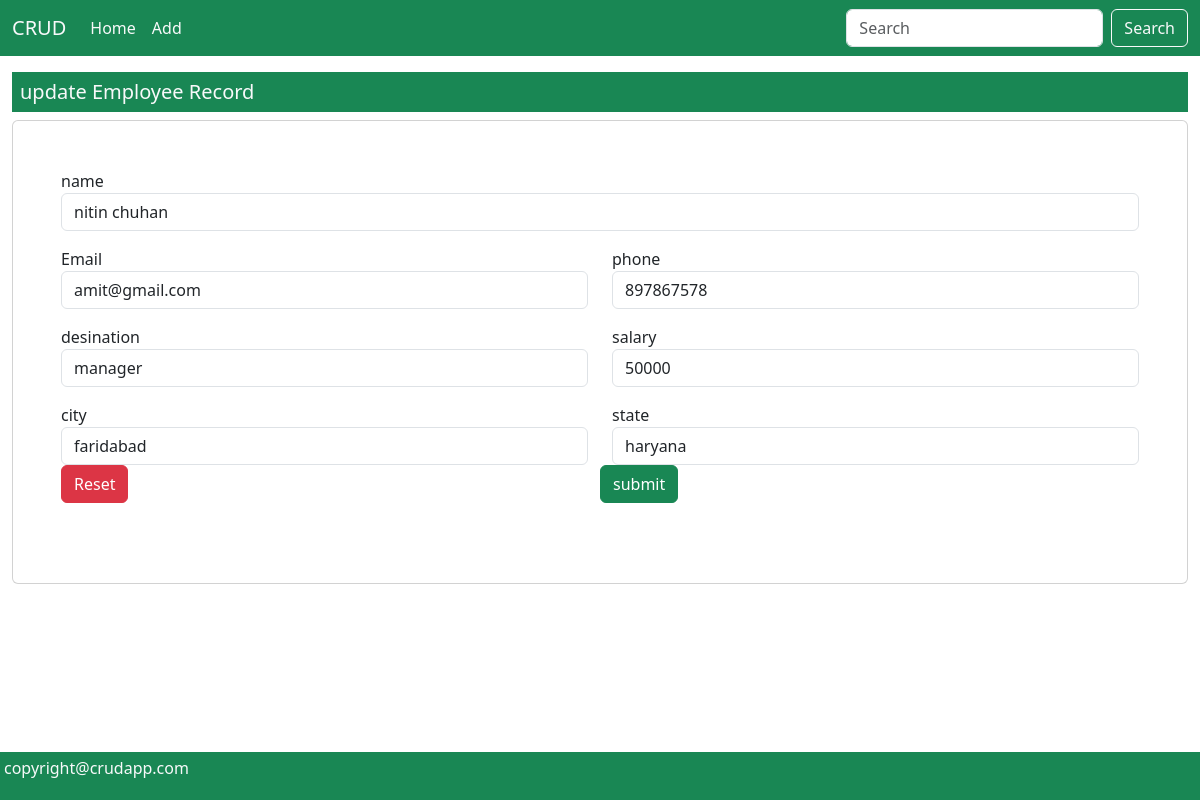
The app's page /update/1/ with its own data.
### mainapp/models.py (models this page shows)
class Employee(models.Model):
    id = models.AutoField(primary_key=True)
    name = models.CharField(max_length=20)
    email = models.EmailField(max_length=30)
    phone = models.CharField(max_length=15)
    dsg = models.CharField(max_length=20)
    salary = models.IntegerField()
    city = models.CharField(max_length=20,default="",null=True,blank=True)
    state = models.CharField(max_length=20,default="",null=True,blank=True)

### mainapp/views.py (the view, shortened to what this page needs)
# urls.py: path('update/<int:num>/',views.updatePage),
def updatePage(Request,num):
    data = Employee.objects.get(id=num)
    if(data):
        return render(Request,"update.html",{'data':data})
    return HttpResponseRedirect("/")

### mainapp/templates/update.html (shortened to what this page needs)
{% extends 'index.html' %}
{% load static %}
{% block body %}
<div class="container-fluid my-3">
    <h5 class="bg-success text-centre text-light p-2">update Employee Record</h5>
    <div class="card p-5">
        <form action="" method="post">
            <div class="mb-3">
                <label>name</label>
                <input type="text" name="name" value="{{data.name}}" required placeholder="Enter full name : " class="form-control">
            </div>
            <div class="row mb-3">
                <div class="col-md-6">
                    <lable>Email</lable>
                    <input type="text" name="Email" value="{{data.email}}" required placeholder="Enter your Email" : class="form-control">
                </div>
                <div class="col-md-6">
                    <lable>phone</lable>
                    <input type="text" name="phone" value="{{data.phone}}" required placeholder="Enter your phone num" : class="form-control">
                </div>
            </div>
            <div class="row mb-3">
                <div class="col-md-6">
                    <lable>desination</lable>
                    <input type="text" name="dsg" value="{{data.dsg}}" required placeholder="Enter your dsg" : class="form-control">
                </div>
                <div class="col-md-6">
                    <lable>salary</lable>
                    <input type="text" name="salary" value="{{data.salary}}"required placeholder="Enter your salary" : class="form-control">
                </div>
            </div>
            <div>
                <div class="row mb-3">
                    <div class="col-md-6">
                        <lable>city</lable>
                        <input type="text" name="city" value="{{data.city}}" placeholder="Enter your city" : class="form-control">
                    </div>
                    <div class="col-md-6">
                        <lable>state</lable>
                        <input type="text" name="state" value="{{data.state}}" placeholder="Enter your state" : class="form-control">
                    </div>
                    <div class="row mb-3">
                        <div class="col-6">
                            <button type="reset" class="btn btn-danger w-100-sm">Reset</button>
                        </div>
                        <div class="col-6">
                            <button type="submit" class="btn btn-success w-100-sm">submit</button>
                        </div>
                    </div>
        </form>
    </div>
</div>
{% endblock %}

### records on screen
Employee: name "nitin chuhan", Email "amit@gmail.com", phone "897867578", dsg "manager", salary "50000", city "faridabad", state "haryana"
